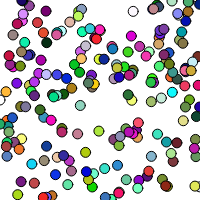
Frame 1 (no input)
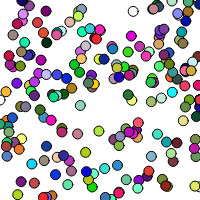
Frame 60 (no input)
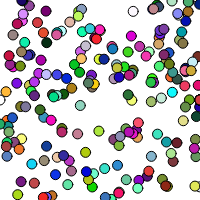
Frame 120 (the mouse pressed at the canvas centre since frame 60)

The p5.js sketch that drew these frames (run headless with seeded random() and noise() and a simulated clock; from frame 60 on, the mouse is pressed at the canvas centre):

// p5.js sketch
// ── sketch.js
var message = "hello";
var i = 0;

function setup() {
    createCanvas(200,200);
    frameRate(60);
}

function draw() {
//     textSize(32);
//     text(message, 10, 10, 100, 100);

       // background(255);
    
    ellipse(i, height/2, 10, 10);
    
//    i = i + 1;
//    
//    if(i > width){
//        i = 0;
//    }
    
    
//    while(i < width){
//        i++; //i++ is the same thing as i + 1
//        console.log(i);
//    }
    
//    for(var i = 0; i < width; i++){
//        console.log(i);
//        fill(random(255));
//         ellipse(i, height/2, 10, 10);
//    }
    
//        for(var i = 0; i < width; i++){
//        console.log(i);
//        fill(random(255), random(255), random(255));
//         ellipse(random(width), random(height), 10, 10);
//    }
    while(i < width){
        i++;
        console.log(i);
        fill(random(255), random(255), random(255));
        ellipse(random(width), random(height), 10, 10);
    }
}
    
function keyPressed(){
    console.log(key);
    console.log(keyCode);
    
    if(key == 'A'){
        console.log("A is for Apple");
    }
    
    if(keyCode == 65){
        console.log("A is for 65");
    }
}


    
